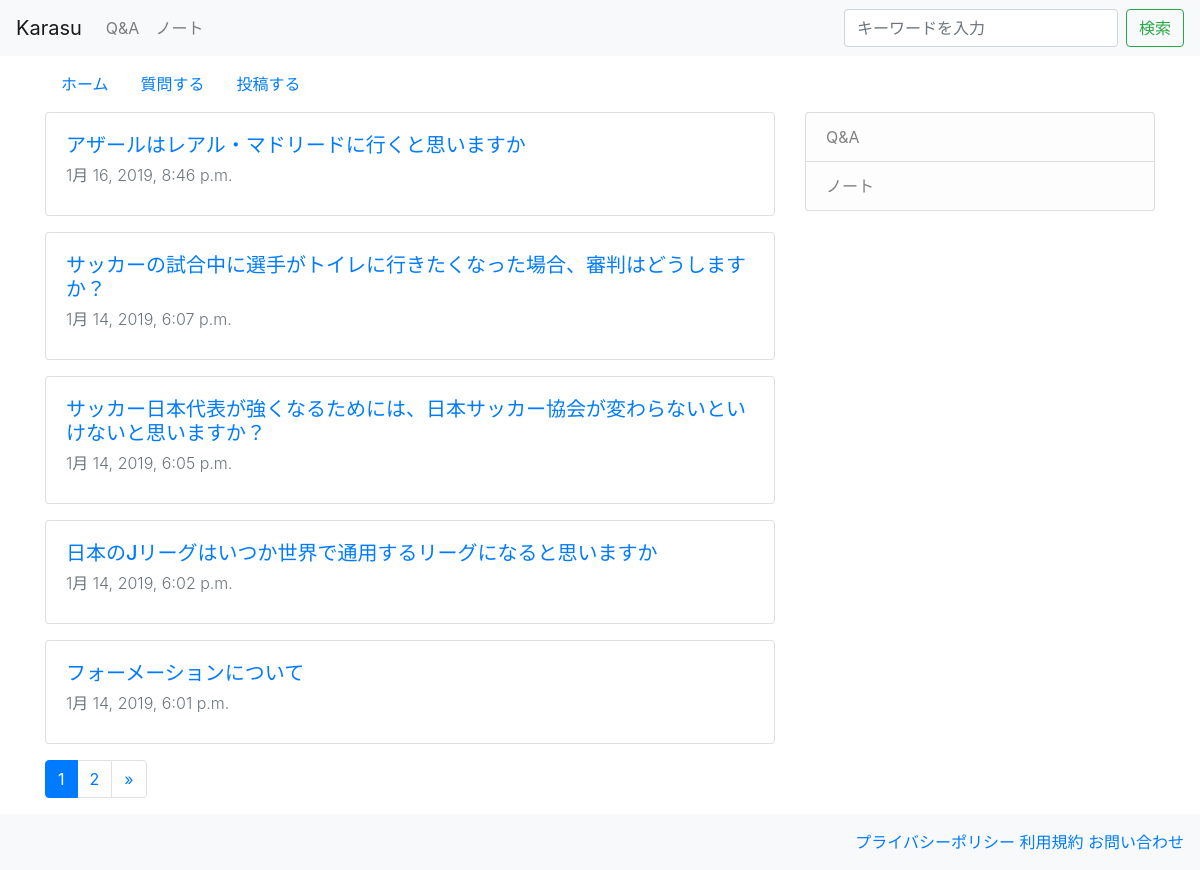
Page /qa/category/1 on the committed database.
### qa/models.py (models this page shows, shortened)
class Category(models.Model):
    name = models.CharField('カテゴリ名', max_length=200)
    def __str__(self):
        return self.name

class Day(models.Model):
    title = models.CharField('タイトル', max_length=200)
    text = models.TextField('本文')
    date = models.DateTimeField('日付', default=timezone.now)
    category = models.ForeignKey(Category, verbose_name='カテゴリ', on_delete=models.PROTECT, blank=True, null=True)

### qa/views.py (the view)
# urls.py: path('category/<int:pk>', views.CategoryView.as_view(), name='category'),
class CategoryView(generic.ListView):
    model = Day
    paginate_by = 5
    def get_queryset(self):
        category_pk = self.kwargs['pk']
        queryset = Day.objects.order_by('-date').filter(category__pk=category_pk)
        return queryset

### qa/context_processors.py (called while the page is built)
def common(request):
    context = {
      'category_list':Category.objects.all(),
    }
    return context

### qa/templatetags/mytag.py (called while the page is built)
@register.simple_tag
def url_replace(request, field, value):
    url_dict = request.GET.copy()
    url_dict[field] = value
    return url_dict.urlencode()

### qa/templates/qa/day_list.html (shortened to what this page needs)
{% extends 'qa/base.html' %}
{% block content %}
{% for day in day_list %}
<div class="card mb-3">
  <div class="card-body">
    <h5 class="card-title"><a href="{% url 'qa:detail' day.pk %}">{{ day.title }}</a></h5>
    <p class="card-subtitle mb-2 text-muted font-weight-light">{{ day.date }}</p>
  </div>
</div>
{% endfor %}
{% include 'qa/page5.html' %}
{% endblock %}

### qa/templates/qa/base.html (shortened to what this page needs)
<!doctype html>
<html lang="ja">
  <head>
    <link rel="stylesheet" href="https://stackpath.bootstrapcdn.com/bootstrap/4.2.1/css/bootstrap.min.css">
  </head>
  <body>
    <nav class="navbar navbar-expand-lg navbar-light bg-light">
      <a class="navbar-brand" href="{% url 'qa:index' %}">Karasu</a>
      <div class="navbar-collapse collapse show" id="navbarSupportedContent" style="">
        <ul class="navbar-nav mr-auto">
          {% for category in category_list %}
          <li class="nav-item">
            <a class="nav-link" href="{% url 'qa:category' category.pk %}">{{ category }}</a>
          </li>
          {% endfor %}
        </ul>
        <form class="form-inline my-2 my-lg-0" method="GET" action="{% url 'qa:index' %}">
          <input class="form-control mr-sm-2" type="text" placeholder="キーワードを入力" aria-label="Search" name="keyword">
          <button class="btn btn-outline-success my-2 my-sm-0" type="submit">検索</button>
        </form>
      </div>
    </nav>
    <div class="container">
      <nav class="nav mb-2 mt-2">
        <a class="nav-link active" href="{% url 'qa:index' %}">ホーム</a>
        <a class="nav-link active" href="{%  url 'qa:add' %}" target="_blank">質問する</a>
        <a class="nav-link active" href="{%  url 'qa:add' %}" target="_blank">投稿する</a>
      </nav>
      <div class="row">
        <div class="col-md-8">
          {% block content %}
          {% endblock %}
        </div>
        <div class="col-md-4">
          <div class="list-group">
            {% for category in category_list %}
            <a href="{% url 'qa:category' category.pk %}" class="list-group-item list-group-item-action list-group-item-light">{{ category }}</a>
            {% endfor %}
          </div>
        </div>
      </div>
    </div>
    <footer class="footer bg-light text-gray text-right py-3 pr-3">
      <div class="text-muted text-right">
        <a href="#">プライバシーポリシー</a>
        <a href="#">利用規約</a>
        <a href="#">お問い合わせ</a>
      </div>
    </footer>
  </body>
</html>

### rows in the picture
Category: name "Q&A"
Category: name "ノート"
Day: title "アザールはレアル・マドリードに行くと思いますか", date "1月 16, 2019, 8:46 p.m."
Day: title "サッカーの試合中に選手がトイレに行きたくなった場合、審判はどうしますか？", date "1月 14, 2019, 6:07 p.m."
Day: title "サッカー日本代表が強くなるためには、日本サッカー協会が変わらないといけないと思いますか？", date "1月 14, 2019, 6:05 p.m."
Day: title "日本のJリーグはいつか世界で通用するリーグになると思いますか", date "1月 14, 2019, 6:02 p.m."
Day: title "フォーメーションについて", date "1月 14, 2019, 6:01 p.m."

### other values in the picture
{{ link_page }} "1"
{{ link_page }} "2"
